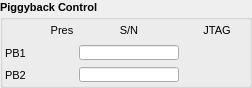
         <widget class="QGroupBox" name="groupBox_7">
          <property name="sizePolicy">
           <sizepolicy hsizetype="Preferred" vsizetype="Fixed">
            <horstretch>0</horstretch>
            <verstretch>0</verstretch>
           </sizepolicy>
          </property>
          <property name="minimumSize">
           <size>
            <width>252</width>
            <height>88</height>
           </size>
          </property>
          <property name="maximumSize">
           <size>
            <width>252</width>
            <height>88</height>
           </size>
          </property>
          <property name="font">
           <font>
            <pointsize>8</pointsize>
            <weight>75</weight>
            <bold>true</bold>
           </font>
          </property>
          <property name="title">
           <string>Piggyback Control</string>
          </property>
          <layout class="QGridLayout" name="gridLayout_5">
           <property name="margin">
            <number>2</number>
           </property>
           <property name="spacing">
            <number>2</number>
           </property>
           <item row="4" column="0">
            <widget class="QLabel" name="label_74">
             <property name="sizePolicy">
              <sizepolicy hsizetype="Preferred" vsizetype="Fixed">
               <horstretch>0</horstretch>
               <verstretch>0</verstretch>
              </sizepolicy>
             </property>
             <property name="minimumSize">
              <size>
               <width>40</width>
               <height>20</height>
              </size>
             </property>
             <property name="font">
              <font>
               <weight>50</weight>
               <bold>false</bold>
              </font>
             </property>
             <property name="text">
              <string>PB2</string>
             </property>
             <property name="alignment">
              <set>Qt::AlignLeading|Qt::AlignLeft|Qt::AlignVCenter</set>
             </property>
            </widget>
           </item>
           <item row="0" column="4">
            <widget class="QLabel" name="label_75">
             <property name="sizePolicy">
              <sizepolicy hsizetype="Preferred" vsizetype="Fixed">
               <horstretch>0</horstretch>
               <verstretch>0</verstretch>
              </sizepolicy>
             </property>
             <property name="minimumSize">
              <size>
               <width>30</width>
               <height>15</height>
              </size>
             </property>
             <property name="font">
              <font>
               <weight>50</weight>
               <bold>false</bold>
              </font>
             </property>
             <property name="text">
              <string>JTAG</string>
             </property>
             <property name="alignment">
              <set>Qt::AlignCenter</set>
             </property>
            </widget>
           </item>
           <item row="4" column="4">
            <widget class="caChoice" name="caChoice_1">
             <property name="sizePolicy">
              <sizepolicy hsizetype="Fixed" vsizetype="Fixed">
               <horstretch>0</horstretch>
               <verstretch>0</verstretch>
              </sizepolicy>
             </property>
             <property name="minimumSize">
              <size>
               <width>60</width>
               <height>15</height>
              </size>
             </property>
             <property name="font">
              <font>
               <pointsize>8</pointsize>
              </font>
             </property>
             <property name="channel" stdset="0">
              <string>$(DEV):GPAC2-JTAG-PB2</string>
             </property>
             <property name="foreground">
              <color>
               <red>0</red>
               <green>0</green>
               <blue>0</blue>
              </color>
             </property>
             <property name="background">
              <color>
               <red>187</red>
               <green>187</green>
               <blue>187</blue>
              </color>
             </property>
             <property name="colorMode">
              <enum>caChoice::Static</enum>
             </property>
             <property name="stackingMode" stdset="0">
              <enum>caChoice::Column</enum>
             </property>
             <property name="endBit">
              <number>1</number>
             </property>
             <property name="fontScaleMode">
              <enum>EPushButton::None</enum>
             </property>
            </widget>
           </item>
           <item row="3" column="4">
            <widget class="caChoice" name="caChoice_0">
             <property name="sizePolicy">
              <sizepolicy hsizetype="Fixed" vsizetype="Fixed">
               <horstretch>0</horstretch>
               <verstretch>0</verstretch>
              </sizepolicy>
             </property>
             <property name="minimumSize">
              <size>
               <width>60</width>
               <height>15</height>
              </size>
             </property>
             <property name="font">
              <font>
               <pointsize>8</pointsize>
              </font>
             </property>
             <property name="channel" stdset="0">
              <string>$(DEV):GPAC2-JTAG-PB1</string>
             </property>
             <property name="foreground">
              <color>
               <red>0</red>
               <green>0</green>
               <blue>0</blue>
              </color>
             </property>
             <property name="background">
              <color>
               <red>187</red>
               <green>187</green>
               <blue>187</blue>
              </color>
             </property>
             <property name="colorMode">
              <enum>caChoice::Static</enum>
             </property>
             <property name="stackingMode" stdset="0">
              <enum>caChoice::Column</enum>
             </property>
             <property name="endBit">
              <number>1</number>
             </property>
             <property name="fontScaleMode">
              <enum>EPushButton::None</enum>
             </property>
            </widget>
           </item>
           <item row="4" column="1">
            <widget class="caGraphics" name="caRectangle_43">
             <property name="sizePolicy">
              <sizepolicy hsizetype="Expanding" vsizetype="Fixed">
               <horstretch>0</horstretch>
               <verstretch>0</verstretch>
              </sizepolicy>
             </property>
             <property name="minimumSize">
              <size>
               <width>20</width>
               <height>20</height>
              </size>
             </property>
             <property name="maximumSize">
              <size>
               <width>40</width>
               <height>20</height>
              </size>
             </property>
             <property name="foreground">
              <color>
               <red>0</red>
               <green>216</green>
               <blue>0</blue>
              </color>
             </property>
             <property name="linestyle" stdset="0">
              <enum>caGraphics::Solid</enum>
             </property>
             <property name="fillstyle" stdset="0">
              <enum>caGraphics::Filled</enum>
             </property>
             <property name="lineColor">
              <color>
               <red>0</red>
               <green>216</green>
               <blue>0</blue>
              </color>
             </property>
             <property name="visibility">
              <enum>caGraphics::Calc</enum>
             </property>
             <property name="visibilityCalc">
              <string>(A &amp; 2) &gt; 0</string>
             </property>
             <property name="channel" stdset="0">
              <string>$(DEV):GPAC2-PB12</string>
             </property>
             <property name="form">
              <enum>caGraphics::Rectangle</enum>
             </property>
            </widget>
           </item>
           <item row="3" column="1">
            <widget class="caGraphics" name="caRectangle_42">
             <property name="sizePolicy">
              <sizepolicy hsizetype="Expanding" vsizetype="Fixed">
               <horstretch>0</horstretch>
               <verstretch>0</verstretch>
              </sizepolicy>
             </property>
             <property name="minimumSize">
              <size>
               <width>20</width>
               <height>20</height>
              </size>
             </property>
             <property name="maximumSize">
              <size>
               <width>40</width>
               <height>20</height>
              </size>
             </property>
             <property name="foreground">
              <color>
               <red>0</red>
               <green>216</green>
               <blue>0</blue>
              </color>
             </property>
             <property name="linestyle" stdset="0">
              <enum>caGraphics::Solid</enum>
             </property>
             <property name="fillstyle" stdset="0">
              <enum>caGraphics::Filled</enum>
             </property>
             <property name="lineColor">
              <color>
               <red>0</red>
               <green>216</green>
               <blue>0</blue>
              </color>
             </property>
             <property name="visibility">
              <enum>caGraphics::Calc</enum>
             </property>
             <property name="visibilityCalc">
              <string>(A &amp; 1) &gt; 0</string>
             </property>
             <property name="channel" stdset="0">
              <string>$(DEV):GPAC2-PB12</string>
             </property>
             <property name="form">
              <enum>caGraphics::Rectangle</enum>
             </property>
            </widget>
           </item>
           <item row="0" column="1">
            <widget class="QLabel" name="label_123">
             <property name="sizePolicy">
              <sizepolicy hsizetype="Preferred" vsizetype="Fixed">
               <horstretch>0</horstretch>
               <verstretch>0</verstretch>
              </sizepolicy>
             </property>
             <property name="minimumSize">
              <size>
               <width>30</width>
               <height>15</height>
              </size>
             </property>
             <property name="font">
              <font>
               <weight>50</weight>
               <bold>false</bold>
              </font>
             </property>
             <property name="text">
              <string>Pres</string>
             </property>
             <property name="alignment">
              <set>Qt::AlignCenter</set>
             </property>
            </widget>
           </item>
           <item row="0" column="2">
            <widget class="QLabel" name="label_124">
             <property name="sizePolicy">
              <sizepolicy hsizetype="Preferred" vsizetype="Fixed">
               <horstretch>0</horstretch>
               <verstretch>0</verstretch>
              </sizepolicy>
             </property>
             <property name="minimumSize">
              <size>
               <width>30</width>
               <height>15</height>
              </size>
             </property>
             <property name="font">
              <font>
               <weight>50</weight>
               <bold>false</bold>
              </font>
             </property>
             <property name="text">
              <string>S/N</string>
             </property>
             <property name="alignment">
              <set>Qt::AlignCenter</set>
             </property>
            </widget>
           </item>
           <item row="3" column="2">
            <widget class="caLineEdit" name="caLineEdit_55">
             <property name="sizePolicy">
              <sizepolicy hsizetype="Fixed" vsizetype="Fixed">
               <horstretch>0</horstretch>
               <verstretch>0</verstretch>
              </sizepolicy>
             </property>
             <property name="minimumSize">
              <size>
               <width>100</width>
               <height>15</height>
              </size>
             </property>
             <property name="maximumSize">
              <size>
               <width>16777215</width>
               <height>15</height>
              </size>
             </property>
             <property name="font">
              <font>
               <pointsize>7</pointsize>
              </font>
             </property>
             <property name="alignment">
              <set>Qt::AlignAbsolute|Qt::AlignCenter|Qt::AlignHCenter|Qt::AlignVCenter</set>
             </property>
             <property name="channel" stdset="0">
              <string>$(DEV):GPAC2-PB1-SN</string>
             </property>
             <property name="foreground">
              <color>
               <red>0</red>
               <green>0</green>
               <blue>0</blue>
              </color>
             </property>
             <property name="background">
              <color>
               <red>187</red>
               <green>187</green>
               <blue>187</blue>
              </color>
             </property>
             <property name="colorMode">
              <enum>caLineEdit::Static</enum>
             </property>
             <property name="precisionMode">
              <enum>caLineEdit::Channel</enum>
             </property>
             <property name="limitsMode">
              <enum>caLineEdit::Channel</enum>
             </property>
             <property name="maxValue">
              <double>1.000000000000000</double>
             </property>
             <property name="minValue">
              <double>0.000000000000000</double>
             </property>
             <property name="fontScaleMode">
              <enum>caLineEdit::Height</enum>
             </property>
             <property name="formatType">
              <enum>caLineEdit::string</enum>
             </property>
            </widget>
           </item>
           <item row="4" column="2">
            <widget class="caLineEdit" name="caLineEdit_56">
             <property name="sizePolicy">
              <sizepolicy hsizetype="Fixed" vsizetype="Fixed">
               <horstretch>0</horstretch>
               <verstretch>0</verstretch>
              </sizepolicy>
             </property>
             <property name="minimumSize">
              <size>
               <width>100</width>
               <height>15</height>
              </size>
             </property>
             <property name="maximumSize">
              <size>
               <width>16777215</width>
               <height>15</height>
              </size>
             </property>
             <property name="font">
              <font>
               <pointsize>7</pointsize>
              </font>
             </property>
             <property name="alignment">
              <set>Qt::AlignAbsolute|Qt::AlignCenter|Qt::AlignHCenter|Qt::AlignVCenter</set>
             </property>
             <property name="channel" stdset="0">
              <string>$(DEV):GPAC2-PB2-SN</string>
             </property>
             <property name="foreground">
              <color>
               <red>0</red>
               <green>0</green>
               <blue>0</blue>
              </color>
             </property>
             <property name="background">
              <color>
               <red>187</red>
               <green>187</green>
               <blue>187</blue>
              </color>
             </property>
             <property name="colorMode">
              <enum>caLineEdit::Static</enum>
             </property>
             <property name="precisionMode">
              <enum>caLineEdit::Channel</enum>
             </property>
             <property name="limitsMode">
              <enum>caLineEdit::Channel</enum>
             </property>
             <property name="maxValue">
              <double>1.000000000000000</double>
             </property>
             <property name="minValue">
              <double>0.000000000000000</double>
             </property>
             <property name="fontScaleMode">
              <enum>caLineEdit::Height</enum>
             </property>
             <property name="formatType">
              <enum>caLineEdit::string</enum>
             </property>
            </widget>
           </item>
           <item row="0" column="3">
            <spacer name="horizontalSpacer_2">
             <property name="orientation">
              <enum>Qt::Horizontal</enum>
             </property>
             <property name="sizeHint" stdset="0">
              <size>
               <width>5</width>
               <height>20</height>
              </size>
             </property>
            </spacer>
           </item>
           <item row="3" column="0">
            <widget class="QLabel" name="label_73">
             <property name="sizePolicy">
              <sizepolicy hsizetype="Preferred" vsizetype="Fixed">
               <horstretch>0</horstretch>
               <verstretch>0</verstretch>
              </sizepolicy>
             </property>
             <property name="minimumSize">
              <size>
               <width>40</width>
               <height>20</height>
              </size>
             </property>
             <property name="font">
              <font>
               <weight>50</weight>
               <bold>false</bold>
              </font>
             </property>
             <property name="text">
              <string>PB1</string>
             </property>
             <property name="alignment">
              <set>Qt::AlignLeading|Qt::AlignLeft|Qt::AlignVCenter</set>
             </property>
            </widget>
           </item>
          </layout>
         </widget>
